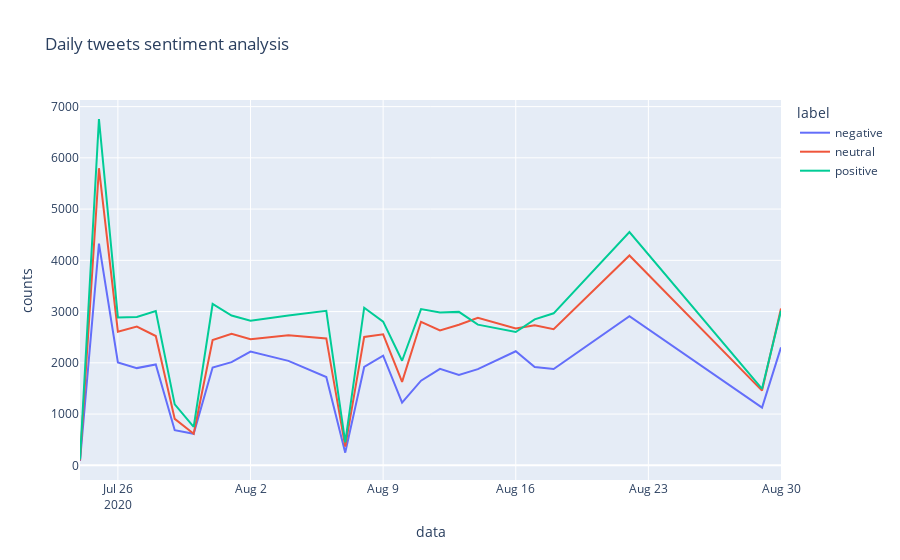

Notebook code for this chart:
### Code cell
#aggregation
data_agg = data[['user_name','date','label']].groupby(['date','label']).count().reset_index()

data_agg.columns = ['data','label','counts']

px.line(data_agg,x='data',y='counts',color='label',title='Daily tweets sentiment analysis')

### Figure 1 — Plotly figure (JSON) as saved in the notebook; plotly's stock layout.template omitted (floating-point values rounded to 4 significant figures)
{"data": [{"hovertemplate": "label=negative<br>data=%{x}<br>counts=%{y}<extra></extra>", "legendgroup": "negative", "line": {"color": "#636efa", "dash": "solid"}, "mode": "lines", "name": "negative", "orientation": "v", "showlegend": true, "type": "scatter", "x": ["2020-07-24", "2020-07-25", "2020-07-26", "2020-07-27", "2020-07-28", "2020-07-29", "2020-07-30", "2020-07-31", "2020-08-01", "2020-08-02", "2020-08-04", "2020-08-06", "2020-08-07", "2020-08-08", "2020-08-09", "2020-08-10", "2020-08-11", "2020-08-12", "2020-08-13", "2020-08-14", "2020-08-16", "2020-08-17", "2020-08-18", "2020-08-22", "2020-08-29", "2020-08-30"], "xaxis": "x", "y": [84, 4325, 2006, 1897, 1968, 685, 615, 1907, 2013, 2218, 2038, 1722, 247, 1920, 2140, 1223, 1652, 1883, 1763, 1876, 2226, 1918, 1878, 2909, 1126, 2301], "yaxis": "y"}, {"hovertemplate": "label=neutral<br>data=%{x}<br>counts=%{y}<extra></extra>", "legendgroup": "neutral", "line": {"color": "#EF553B", "dash": "solid"}, "mode": "lines", "name": "neutral", "orientation": "v", "showlegend": true, "type": "scatter", "x": ["2020-07-24", "2020-07-25", "2020-07-26", "2020-07-27", "2020-07-28", "2020-07-29", "2020-07-30", "2020-07-31", "2020-08-01", "2020-08-02", "2020-08-04", "2020-08-06", "2020-08-07", "2020-08-08", "2020-08-09", "2020-08-10", "2020-08-11", "2020-08-12", "2020-08-13", "2020-08-14", "2020-08-16", "2020-08-17", "2020-08-18", "2020-08-22", "2020-08-29", "2020-08-30"], "xaxis": "x", "y": [96, 5798, 2608, 2708, 2523, 906, 615, 2445, 2565, 2459, 2539, 2476, 365, 2505, 2557, 1628, 2800, 2633, 2743, 2879, 2672, 2733, 2656, 4095, 1458, 3058], "yaxis": "y"}, {"hovertemplate": "label=positive<br>data=%{x}<br>counts=%{y}<extra></extra>", "legendgroup": "positive", "line": {"color": "#00cc96", "dash": "solid"}, "mode": "lines", "name": "positive", "orientation": "v", "showlegend": true, "type": "scatter", "x": ["2020-07-24", "2020-07-25", "2020-07-26", "2020-07-27", "2020-07-28", "2020-07-29", "2020-07-30", "2020-07-31", "2020-08-01", "2020-08-02", "2020-08-04", "2020-08-06", "2020-08-07", "2020-08-08", "2020-08-09", "2020-08-10", "2020-08-11", "2020-08-12", "2020-08-13", "2020-08-14", "2020-08-16", "2020-08-17", "2020-08-18", "2020-08-22", "2020-08-29", "2020-08-30"], "xaxis": "x", "y": [115, 6758, 2886, 2895, 3009, 1189, 750, 3148, 2922, 2823, 2923, 3016, 448, 3075, 2803, 2040, 3048, 2984, 2994, 2745, 2602, 2849, 2966, 4551, 1493, 3016], "yaxis": "y"}], "layout": {"legend": {"title": {"text": "label"}, "tracegroupgap": 0}, "title": {"text": "Daily tweets sentiment analysis"}, "xaxis": {"anchor": "y", "domain": [0, 1], "title": {"text": "data"}}, "yaxis": {"anchor": "x", "domain": [0, 1], "title": {"text": "counts"}}}}
